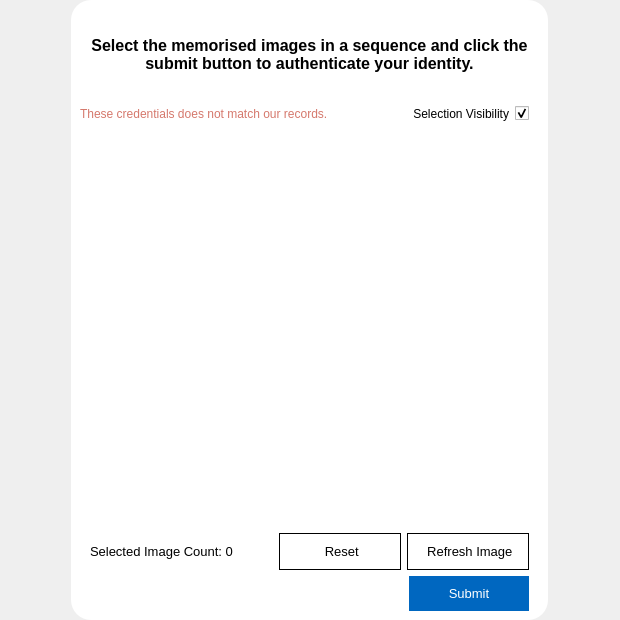
<?xml version="1.0" encoding="UTF-8"?>
<ui version="4.0">
 <class>Form</class>
 <widget class="QWidget" name="Form">
  <property name="geometry">
   <rect>
    <x>0</x>
    <y>0</y>
    <width>620</width>
    <height>620</height>
   </rect>
  </property>
  <property name="sizePolicy">
   <sizepolicy hsizetype="Expanding" vsizetype="Expanding">
    <horstretch>0</horstretch>
    <verstretch>0</verstretch>
   </sizepolicy>
  </property>
  <property name="windowTitle">
   <string>Form</string>
  </property>
  <property name="styleSheet">
   <string notr="true">#frame {
	background-color: white;
	border-radius: 20px;
}

#form_title {
	font-weight: 600;
	font-size: 12pt;
}

#visible_check {
	margin-right: 10px;
}

#select_lbl {
	font-size: 10pt;
	font-weight: 400;
}

QPushButton {
	font-size: 10pt;
	font-weight: 400;
	min-width: 100px;
	height: 35px;
	padding: 0px 10px;
}

#reset_btn, #refresh_btn {
	color: black;
	background-color: transparent;
	border: 1px solid black;
}

#reset_btn:hover, #refresh_btn:hover {
	background-color: #e6e6e6;
}

#submit_btn {
	color: white;
	border: none;
	background-color: #0067c0;
}

#submit_btn:hover {
	background-color: #005dad;
}

#warning_label {
	color: #d5786c;
}</string>
  </property>
  <layout class="QVBoxLayout" name="verticalLayout">
   <property name="spacing">
    <number>0</number>
   </property>
   <property name="leftMargin">
    <number>0</number>
   </property>
   <property name="topMargin">
    <number>0</number>
   </property>
   <property name="rightMargin">
    <number>0</number>
   </property>
   <property name="bottomMargin">
    <number>0</number>
   </property>
   <item alignment="Qt::AlignHCenter">
    <widget class="ShadowFrame" name="frame">
     <property name="maximumSize">
      <size>
       <width>620</width>
       <height>620</height>
      </size>
     </property>
     <property name="frameShape">
      <enum>QFrame::StyledPanel</enum>
     </property>
     <property name="frameShadow">
      <enum>QFrame::Raised</enum>
     </property>
     <layout class="QVBoxLayout" name="verticalLayout_2">
      <item>
       <widget class="QLabel" name="form_title">
        <property name="text">
         <string>Select the memorised images in a sequence and click the submit button to authenticate your identity.</string>
        </property>
        <property name="alignment">
         <set>Qt::AlignCenter</set>
        </property>
        <property name="wordWrap">
         <bool>true</bool>
        </property>
       </widget>
      </item>
      <item>
       <layout class="QHBoxLayout" name="horizontalLayout_3">
        <item>
         <widget class="QLabel" name="warning_label">
          <property name="text">
           <string>These credentials does not match our records.</string>
          </property>
         </widget>
        </item>
        <item alignment="Qt::AlignLeft">
         <widget class="QCheckBox" name="visible_check">
          <property name="cursor">
           <cursorShape>PointingHandCursor</cursorShape>
          </property>
          <property name="layoutDirection">
           <enum>Qt::RightToLeft</enum>
          </property>
          <property name="text">
           <string>Selection Visibility</string>
          </property>
          <property name="checked">
           <bool>true</bool>
          </property>
         </widget>
        </item>
       </layout>
      </item>
      <item>
       <widget class="QFrame" name="image_view">
        <property name="minimumSize">
         <size>
          <width>400</width>
          <height>400</height>
         </size>
        </property>
        <property name="frameShape">
         <enum>QFrame::NoFrame</enum>
        </property>
        <property name="frameShadow">
         <enum>QFrame::Plain</enum>
        </property>
        <layout class="QGridLayout" name="gridLayout" columnstretch="0,0,0">
         <property name="leftMargin">
          <number>10</number>
         </property>
         <property name="topMargin">
          <number>10</number>
         </property>
         <property name="rightMargin">
          <number>10</number>
         </property>
         <property name="bottomMargin">
          <number>10</number>
         </property>
         <property name="spacing">
          <number>5</number>
         </property>
         <item row="1" column="1">
          <widget class="BorderedImageLabel" name="label_2">
           <property name="cursor">
            <cursorShape>PointingHandCursor</cursorShape>
           </property>
           <property name="text">
            <string/>
           </property>
           <property name="alignment">
            <set>Qt::AlignCenter</set>
           </property>
          </widget>
         </item>
         <item row="3" column="1">
          <widget class="BorderedImageLabel" name="label_8">
           <property name="cursor">
            <cursorShape>PointingHandCursor</cursorShape>
           </property>
           <property name="text">
            <string/>
           </property>
           <property name="alignment">
            <set>Qt::AlignCenter</set>
           </property>
          </widget>
         </item>
         <item row="2" column="1">
          <widget class="BorderedImageLabel" name="label_5">
           <property name="cursor">
            <cursorShape>PointingHandCursor</cursorShape>
           </property>
           <property name="text">
            <string/>
           </property>
           <property name="alignment">
            <set>Qt::AlignCenter</set>
           </property>
          </widget>
         </item>
         <item row="3" column="2">
          <widget class="BorderedImageLabel" name="label_9">
           <property name="cursor">
            <cursorShape>PointingHandCursor</cursorShape>
           </property>
           <property name="text">
            <string/>
           </property>
           <property name="alignment">
            <set>Qt::AlignCenter</set>
           </property>
          </widget>
         </item>
         <item row="1" column="2">
          <widget class="BorderedImageLabel" name="label_3">
           <property name="cursor">
            <cursorShape>PointingHandCursor</cursorShape>
           </property>
           <property name="text">
            <string/>
           </property>
           <property name="alignment">
            <set>Qt::AlignCenter</set>
           </property>
          </widget>
         </item>
         <item row="2" column="0">
          <widget class="BorderedImageLabel" name="label_4">
           <property name="cursor">
            <cursorShape>PointingHandCursor</cursorShape>
           </property>
           <property name="text">
            <string/>
           </property>
           <property name="alignment">
            <set>Qt::AlignCenter</set>
           </property>
          </widget>
         </item>
         <item row="2" column="2">
          <widget class="BorderedImageLabel" name="label_6">
           <property name="cursor">
            <cursorShape>PointingHandCursor</cursorShape>
           </property>
           <property name="text">
            <string/>
           </property>
           <property name="alignment">
            <set>Qt::AlignCenter</set>
           </property>
          </widget>
         </item>
         <item row="3" column="0">
          <widget class="BorderedImageLabel" name="label_7">
           <property name="cursor">
            <cursorShape>PointingHandCursor</cursorShape>
           </property>
           <property name="text">
            <string/>
           </property>
           <property name="alignment">
            <set>Qt::AlignCenter</set>
           </property>
          </widget>
         </item>
         <item row="1" column="0">
          <widget class="BorderedImageLabel" name="label">
           <property name="cursor">
            <cursorShape>PointingHandCursor</cursorShape>
           </property>
           <property name="text">
            <string/>
           </property>
           <property name="alignment">
            <set>Qt::AlignCenter</set>
           </property>
          </widget>
         </item>
        </layout>
       </widget>
      </item>
      <item>
       <layout class="QHBoxLayout" name="horizontalLayout_2">
        <property name="leftMargin">
         <number>10</number>
        </property>
        <property name="rightMargin">
         <number>10</number>
        </property>
        <item>
         <widget class="QLabel" name="select_lbl">
          <property name="text">
           <string>Selected Image Count: 0</string>
          </property>
         </widget>
        </item>
        <item>
         <spacer name="horizontalSpacer_2">
          <property name="orientation">
           <enum>Qt::Horizontal</enum>
          </property>
          <property name="sizeHint" stdset="0">
           <size>
            <width>40</width>
            <height>20</height>
           </size>
          </property>
         </spacer>
        </item>
        <item>
         <widget class="QPushButton" name="reset_btn">
          <property name="cursor">
           <cursorShape>PointingHandCursor</cursorShape>
          </property>
          <property name="text">
           <string> Reset</string>
          </property>
          <property name="icon">
           <iconset>
            <normaloff>../../resources/icons/trash-2.svg</normaloff>../../resources/icons/trash-2.svg</iconset>
          </property>
         </widget>
        </item>
        <item>
         <widget class="QPushButton" name="refresh_btn">
          <property name="cursor">
           <cursorShape>PointingHandCursor</cursorShape>
          </property>
          <property name="text">
           <string> Refresh Image</string>
          </property>
          <property name="icon">
           <iconset>
            <normaloff>../../resources/icons/refresh-cw.svg</normaloff>../../resources/icons/refresh-cw.svg</iconset>
          </property>
         </widget>
        </item>
       </layout>
      </item>
      <item>
       <layout class="QHBoxLayout" name="horizontalLayout">
        <property name="spacing">
         <number>5</number>
        </property>
        <property name="leftMargin">
         <number>10</number>
        </property>
        <property name="rightMargin">
         <number>10</number>
        </property>
        <item alignment="Qt::AlignRight">
         <widget class="QPushButton" name="submit_btn">
          <property name="cursor">
           <cursorShape>PointingHandCursor</cursorShape>
          </property>
          <property name="text">
           <string>Submit</string>
          </property>
         </widget>
        </item>
       </layout>
      </item>
     </layout>
    </widget>
   </item>
  </layout>
 </widget>
 <customwidgets>
  <customwidget>
   <class>ShadowFrame</class>
   <extends>QFrame</extends>
   <header location="global">widgets/shadow.h</header>
   <container>1</container>
  </customwidget>
  <customwidget>
   <class>BorderedImageLabel</class>
   <extends>QLabel</extends>
   <header>widgets/clickables.h</header>
  </customwidget>
 </customwidgets>
 <resources/>
 <connections/>
</ui>
